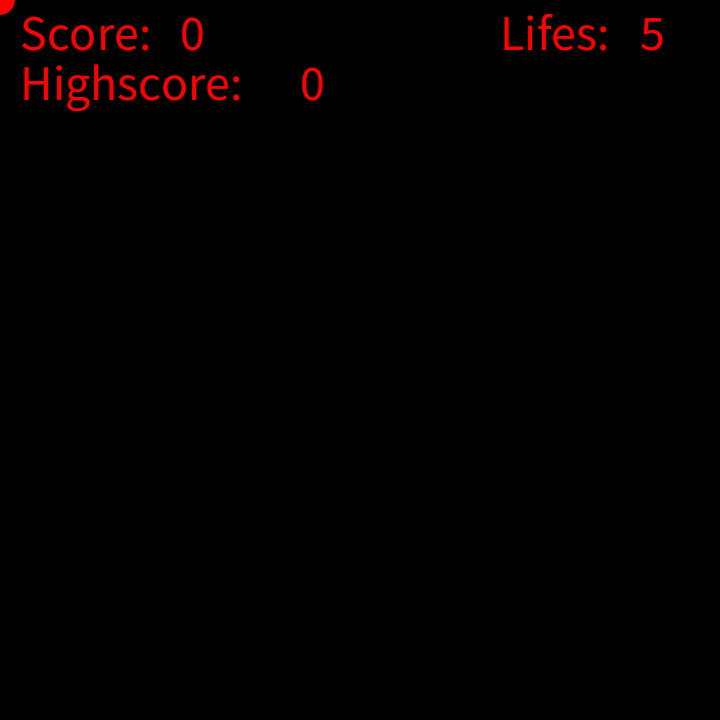
Frame 1 (no input)
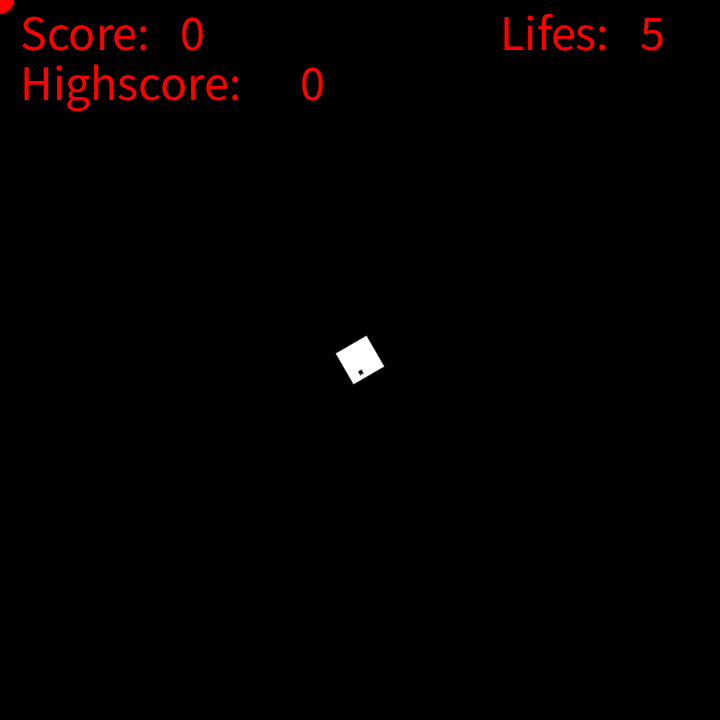
Frame 60 (the mouse pressed at the canvas centre just before this capture)
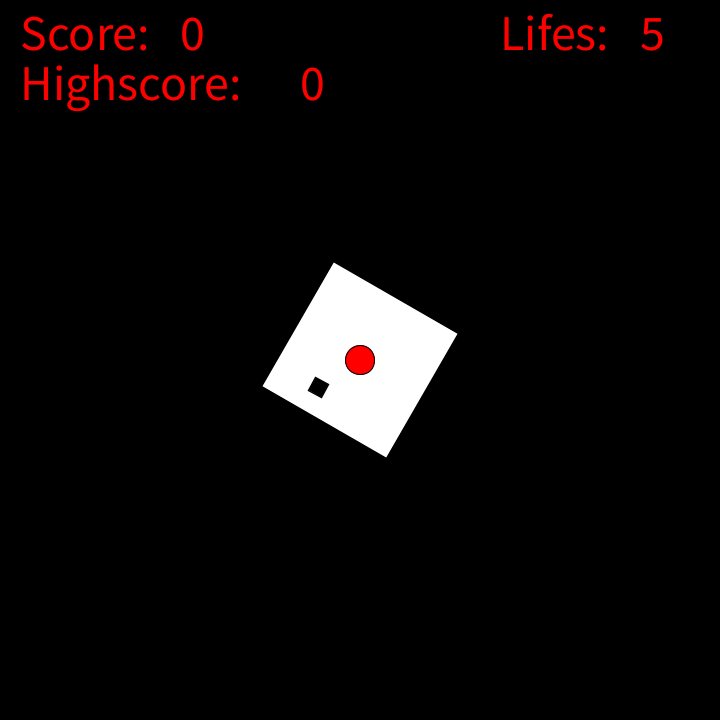
Frame 120 (the mouse held since frame 60 and released just before this capture)

The Processing sketch that drew these frames (run headless with seeded random() and noise(); from frame 60 on, the mouse is pressed at the canvas centre):

// Processing sketch: processing_148201
// ── processing_148201.pde

int a = 0;
float b = 0;
float c = 0;
int score = 0, highscore;
int round = 0;
int timer = 0;
float now =0,now2=0;
boolean wait = true;

int hit = 0;

int xory=1, ok;

float x,y;

int lifes = 5;

int rot=-90;
void setup()
{
background(0);
  size(720, 720);
  x = random(40);
 smooth();
  y = random(40);
  noCursor();
}

void draw()
{ 
  if (hit ==1) 
  {
             while(wait == true)
       {
         if (now < millis()-1000) wait = false;
       }
  }
  hit=0; 
    
  now = millis();
  
  if (lifes == 0)
 {
  score = 0;
  lifes = 5;
 }
    background(0);
 
 fill(255,0,0);
 
if ( score < 10)
{
  b+=0.01;
  a+=1;
}

if ( score >= 10)
{
  b+=0.02;
  a+=2;
}

if ( score >= 50)
{
  b+=0.04;
  a+=4;
}

  fill(255);
  translate(360,360);
  rotate(radians(a));
  scale(b*b);
  rect(-50,-50,100,100);
  fill(0);
  rect(x,y,10,10);
  
  scale(1/(b*b));
  fill(255,0,0); 
  rotate(radians(-a)); 
  translate(-360,-360);
  
 textSize(50);
 text("Score:",20,50);
 text(score,180,50);
  text("Lifes:",500,50);
 text(lifes,640,50);
  text("Highscore:",20,100);
 text(highscore,300,100);
  ellipse(mouseX,mouseY,30,30);
  translate(360,360);
 rotate(radians(-rot));
 textSize(100);
 
 
 
 
  if (b > 2.69)
  
 
{
  wait = true;
  
  if (round == 0)
  {
   if( mouseX-360 < y*7.2+(5*7.2)-30 || mouseX-360 > y*7.2+(5*7.2)+30 )
     {       
       hit=1;   
       lifes--;
      round++;
if (round == 4) round = 0;
b = 0;
x = random(-40,40);
y = random(-40,40);
rot= rot -90;
return;
       
     }
    if( mouseY-360 < -1*(x*7.2+(5*7.2)) - 30  || mouseY-360 > -1*(x*7.2+(5*7.2)) + 30)
     {
      
      lifes--;
       hit=1; 
      round++;
if (round == 4) round = 0;
b = 0;
x = random(-40,40);
y = random(-40,40);
rot= rot -90;
return;
    }
  }


  if (round == 1)
  {
  if( mouseX-360 < -1*(x*7.2+(5*7.2))-30 || mouseX-360 > -1*(x*7.2+(5*7.2))+30 )
     {
       lifes--;
        hit=1; 
       round++;
if (round == 4) round = 0;
b = 0;
x = random(-40,40);
y = random(-40,40);
rot= rot -90;
return;       
     }
     
    if( mouseY-360 < -1*(y*7.2+(5*7.2)) - 30  || mouseY-360 > -1*(y*7.2+(5*7.2)) + 30)
     {
      
      lifes--;
      hit=1; 
      round++;
if (round == 4) round = 0;
b = 0;
x = random(-40,40);
y = random(-40,40);
rot= rot -90;
return;
    }
  }


  if (round == 2)
  {
   if( mouseX-360 < -1*(y*7.2+(5*7.2))-30 || mouseX-360 > -1*(y*7.2+(5*7.2))+30 )
     {
       lifes--;
       hit=1; 
       round++;
if (round == 4) round = 0;
b = 0;
x = random(-40,40);
y = random(-40,40);
rot= rot -90;
return;
       
     }
    if( mouseY-360 < x*7.2+(5*7.2) - 30  || mouseY-360 > x*7.2+(5*7.2) + 30)
     {
      
     hit=1; 
      round++;
if (round == 4) round = 0;
b = 0;
x = random(-40,40);
y = random(-40,40);
rot= rot -90;
return;
    }
    
  }


  if (round == 3)
  {
   if( mouseX-360 < x*7.2+(5*7.2)-30 || mouseX-360 > x*7.2+(5*7.2)+30 )
     {
       lifes--;
       hit=1; 
       round= 0;
if (round == 4) round = 0;
b = 0;
x = random(-40,40);
y = random(-40,40);
rot= rot -90;
return;
       
     }
    if( mouseY-360 < y*7.2+(5*7.2) - 30  || mouseY-360 > y*7.2+(5*7.2) + 30)
     {
      
      lifes--;
       hit=1; 
      round=0;
if (round == 4) round = 0;
b = 0;
x = random(-40,40);
y = random(-40,40);
rot= rot -90;
return;
    }
  }



round++;
score++;
if (highscore < score) highscore = score;
if (round == 4) round = 0;
b = 0;
x = random(-40,40);
y = random(-40,40);
rot= rot -90;
return;

}  
  
}
